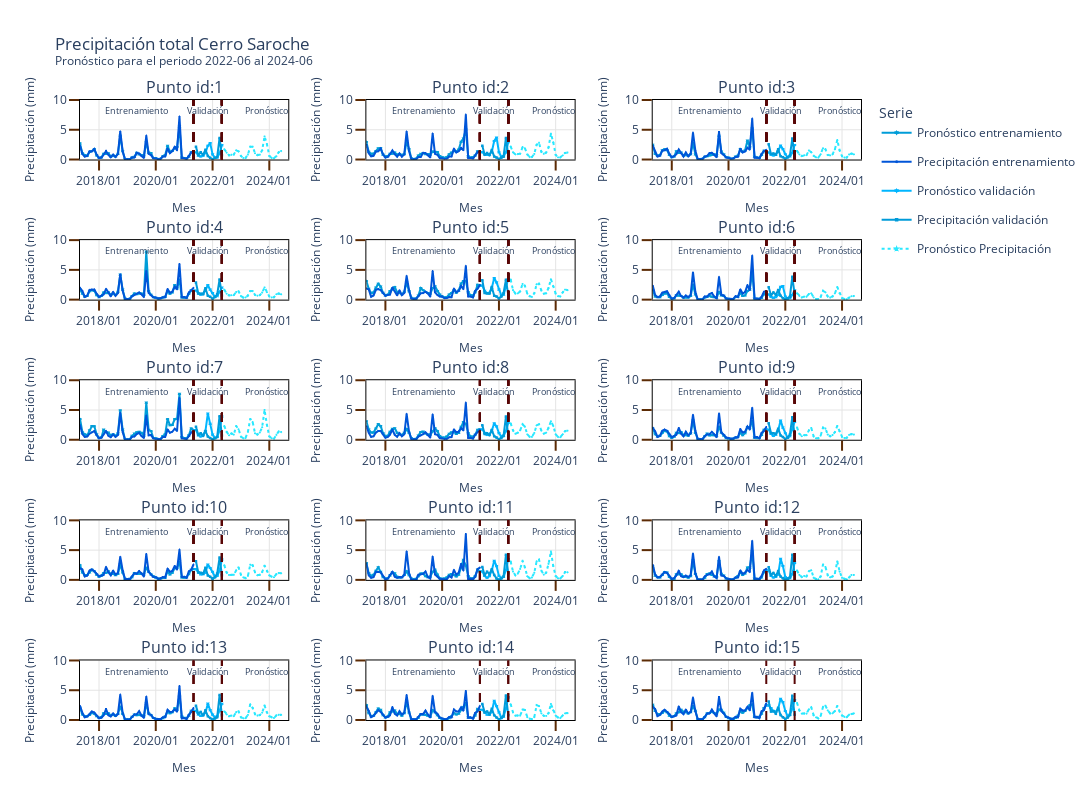

The notebook cell saved with this chart:
### Code cell
rows=5 
cols=3


from plotly.subplots import make_subplots
import plotly.graph_objects as go

column_titles = list(map(lambda x: 'Punto id:' + str(int(x)), precipitacion_pd.sort_values('id_point').id_point.unique().tolist() ))

fig = make_subplots(rows=rows,
                    cols=cols,
                    subplot_titles=column_titles,
                    horizontal_spacing=0.1,
                    vertical_spacing=0.13)


row_order = precipitacion_pd.sort_values('id_point').id_point.unique().reshape(rows,cols).tolist()

for row in range(len(row_order)):

    list_row = row_order[row]
    for col in range(len(list_row)):
        # print(row_order[row][col])

        model_trace(precipitacion_pd.query(f"id_point=={row_order[row][col]}"),
                    row=row+1, col=col+1)
        # print(row)
        # print(col)
    

#------------
# fig['layout']['title']['y']=0.98
# fig['layout']['margin']['t']=100

#------------
annotations_title = fig['layout']['annotations']

y_loc=7.5
yshift=4
annotations = []

for id_ in precipitacion_pd.sort_values('id_point').id_point.unique().tolist():
    
    xref='x{id_}'.format(id_=str(int(id_)))
    yref='y{id_}'.format(id_=str(int(id_)))
    
    titulo_annotations =  list(filter(lambda x: x.text=='Punto id:{id_}'.format(id_=int(id_)),
                                  annotations_title))[0]

    annotations= annotations+[ dict(font=dict(size=16),
                                    showarrow=titulo_annotations['showarrow'],
                                    text=titulo_annotations['text'],
                                    x=titulo_annotations['x'],
                                    xanchor=titulo_annotations['xanchor'],
                                    xref='paper',#xref,
                                    y=titulo_annotations['y'],
                                    yanchor=titulo_annotations['yanchor'],
                                    yref='paper',#yref
                                    ),
                                dict(
                                    x=precipitacion_pd.query("type=='training'").periodo.max() - pd.DateOffset(months=12*2),
                                    y=y_loc, # annotation point
                                    xref=xref, 
                                    yref=yref, 
                                    text='Entrenamiento',
                                    showarrow=False,
                                    yshift=yshift,
                                    font=dict(size=9)
                                  ),
                                dict(
                                    x=precipitacion_pd.query("type=='test'").periodo.max() - pd.DateOffset(months=6),
                                    y=y_loc, # annotation point
                                    xref=xref, 
                                    yref=yref, 
                                    text='Validación',
                                    showarrow=False,
                                    yshift=yshift,
                                    font=dict(size=9)
                                  ),
                                dict(
                                    x=precipitacion_pd.query("type=='prediction'").periodo.max() - pd.DateOffset(months=6),
                                    y=y_loc, # annotation point
                                    xref=xref, 
                                    yref=yref, 
                                    text='Pronóstico',
                                    showarrow=False,
                                    yshift=yshift,
                                    font=dict(size=9)
                                  )
                                    ]

fig['layout']['annotations'] = annotations

        
#------------       
fig.update_xaxes(tickformat="%Y/%m",showline=True, linewidth=1, linecolor='black', gridcolor='#E4E4E4',mirror=True,
                 ticks="outside", tickwidth=2, tickcolor='#5C2B05', ticklen=10)
fig.update_yaxes(showline=True, linewidth=1, linecolor='black', gridcolor='#E4E4E4',mirror=True,
                 ticks="outside", tickwidth=2, tickcolor='#5C2B05', ticklen=10)   

#------------
fig.update_layout( height=800,
                   width=1500,
                   #showlegend = True,
                   font = dict(size = 12),
                   template='plotly_white',
                   title_text="""Precipitación total Cerro Saroche
                        <br><sup>Pronóstico para el periodo {date_init} al {date_fin}</sup>
                        """.format(date_init=str(precipitacion_pd.query("type=='prediction'").periodo.min().strftime('%Y-%m')),
                                   date_fin=str(precipitacion_pd.query("type=='prediction'").periodo.max().strftime('%Y-%m'))),
                  legend_title_text='Serie',
                  legend_title = dict( font = dict(size = 14)),
                   uniformtext_minsize=8,
                   uniformtext_mode='hide',
                   legend = dict(
                                # #orientation="h",
                                # yanchor="bottom",
                                # y=1.05,
                                # xanchor="right",
                                # x=1,
                                # font_size=14
                            )
                 )

fig.write_image(f'./{park}/figures/narx_precipitacion.png')
fig.show()
